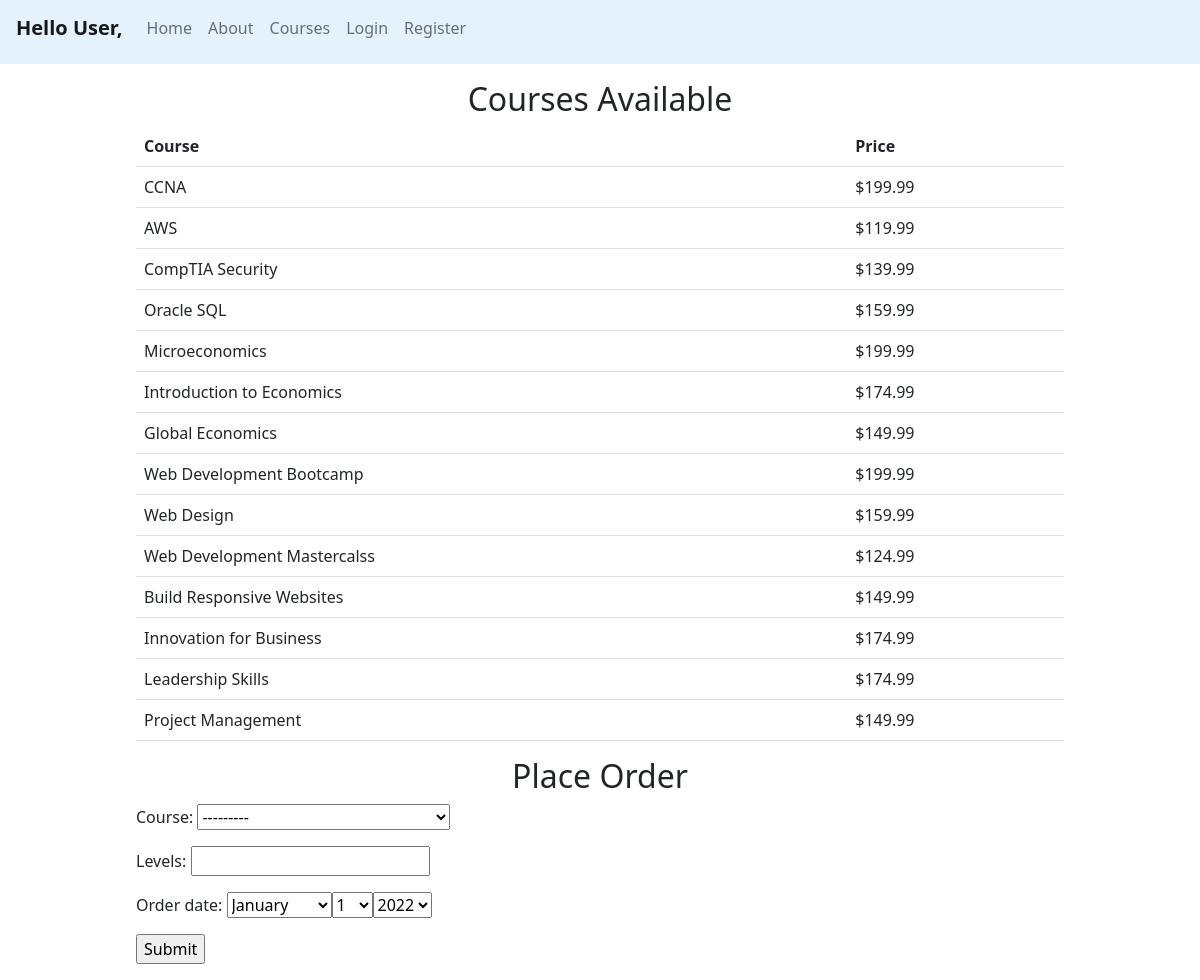
The app's page /myapp/place_order/ with its own data.
### myapp/models.py (models this page shows, shortened)
class Course(models.Model):
    topic = models.ForeignKey(Topic, related_name='courses', on_delete=models.CASCADE)
    name = models.CharField(max_length=200)
    price = models.DecimalField(max_digits=10, decimal_places=2, validators=[validate_price])
    for_everyone = models.BooleanField(default=True)
    description = models.TextField(max_length=300, null=True, blank=True)
    interested = models.PositiveIntegerField(default=0)
    stages = models.PositiveIntegerField(default=3)
    def __str__(self):
        return self.name

### myapp/views.py (the view)
# urls.py: path(r'place_order/', views.place_order, name='place_order'),
def place_order(request):
    msg = ''
    courlist = Course.objects.all()
    if request.method == 'POST':
        if request.user.is_authenticated:
            students = Student.objects.filter(pk=request.user.id)
            if len(students) == 1:
                form = OrderForm(request.POST)
                if form.is_valid():
                    order = form.save(commit=False)
                    if order.levels <= order.course.stages:
                        order.student = students[0]
                        order.save()
                        if order.course.price > 150:
                            order.course.discount()
                        msg = 'Your course has been ordered successfully.'
                    else:
                        msg = 'You exceeded the number of levels for this course.'
            else:
                msg = 'You are not a registered student!'
        else:
            msg = "Please Login to place your order!"
        return render(request, 'myapp/order_response.html', {'msg': msg})
    else:
        form = OrderForm()
    return render(request, 'myapp/placeorder.html', {'form': form, 'msg': msg, 'courlist': courlist})

### myapp/forms.py
class OrderForm(forms.ModelForm):
    class Meta:
        model = Order
        fields = ['course', 'levels', 'order_date']
        widgets = {
            'order_date': forms.SelectDateWidget
        }

### myapp/templates/myapp/placeorder.html (shortened to what this page needs)
{% extends 'myapp/base.html' %}
{% block body_block %}
    <h2>Courses Available</h2>
    {% if courlist %}
        <div class="width-80">
            <table class="table">
                <tr>
                    <th>Course</th>
                    <th>Price</th>
                </tr>
                {% for course in courlist %}
                    <tr class="course-row">
                        <td>{{ course.name }}</td>
                        <td>${{ course.price }}</td>
                    </tr>
                {% endfor %}
            </table>
        </div>
    {% else %}
        <h2>No courses are available</h2>
    {% endif %}
    <h2>Place Order</h2>
    <div class="width-80">
        <div class="order-form">
            <form method="post">
                {{ form.as_p }}
                <input type="submit" value="Submit"/>
            </form>
        </div>
    </div>
{% endblock %}

### myapp/static/myapp/style.css (style rules this page uses)
h2 { text-align: center; }
.width-80 { width: 80%; margin: auto; }

### records on screen
Course: name "CCNA", price "199.99"
Course: name "AWS", price "119.99"
Course: name "CompTIA Security", price "139.99"
Course: name "Oracle SQL", price "159.99"
Course: name "Microeconomics", price "199.99"
Course: name "Introduction to Economics", price "174.99"
Course: name "Global Economics", price "149.99"
Course: name "Web Development Bootcamp", price "199.99"
Course: name "Web Design", price "159.99"
Course: name "Web Development Mastercalss", price "124.99"
Course: name "Build Responsive Websites", price "149.99"
Course: name "Innovation for Business", price "174.99"
Course: name "Leadership Skills", price "174.99"
Course: name "Project Management", price "149.99"
